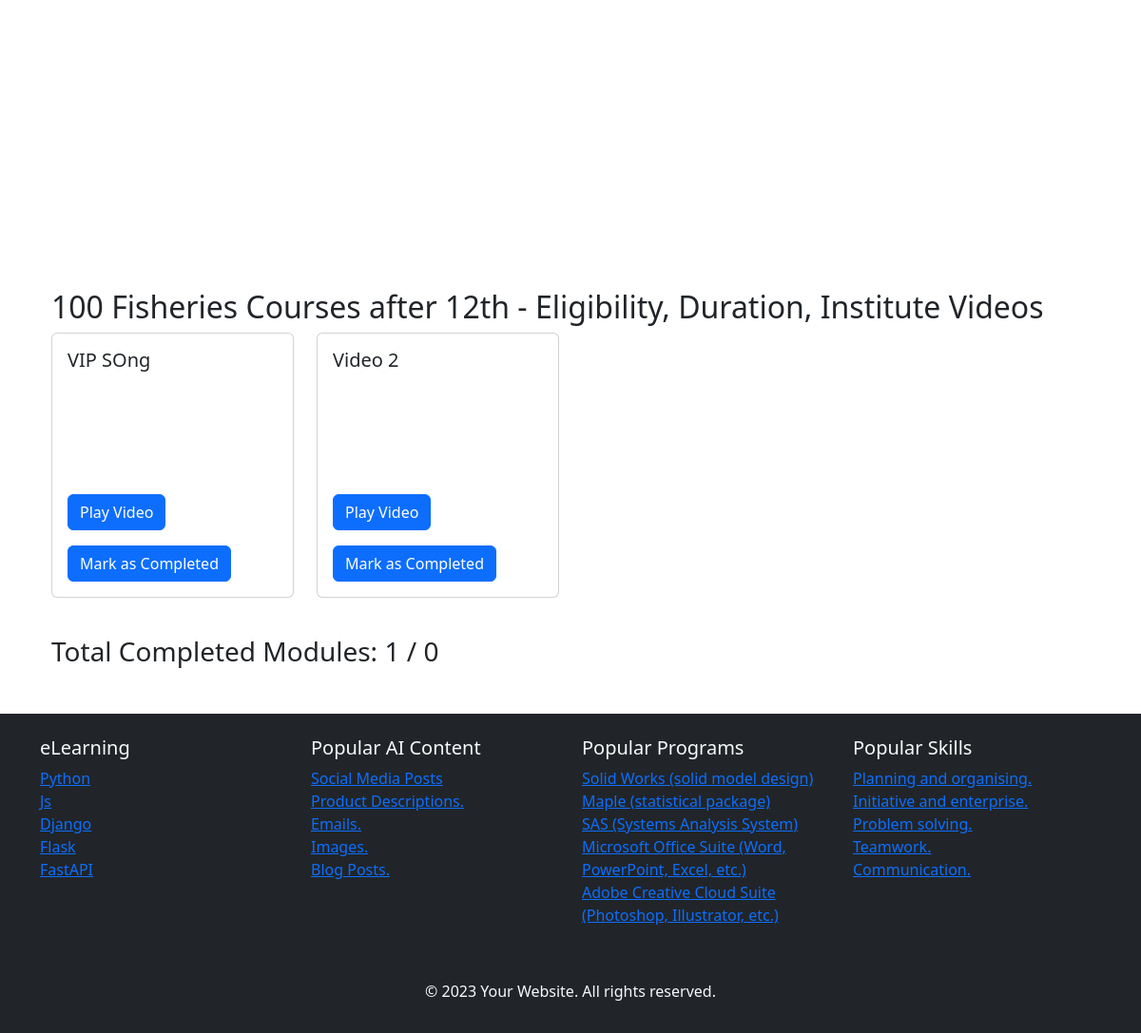
Before: /2/videos/ (signed in, lower part) with the older database file.
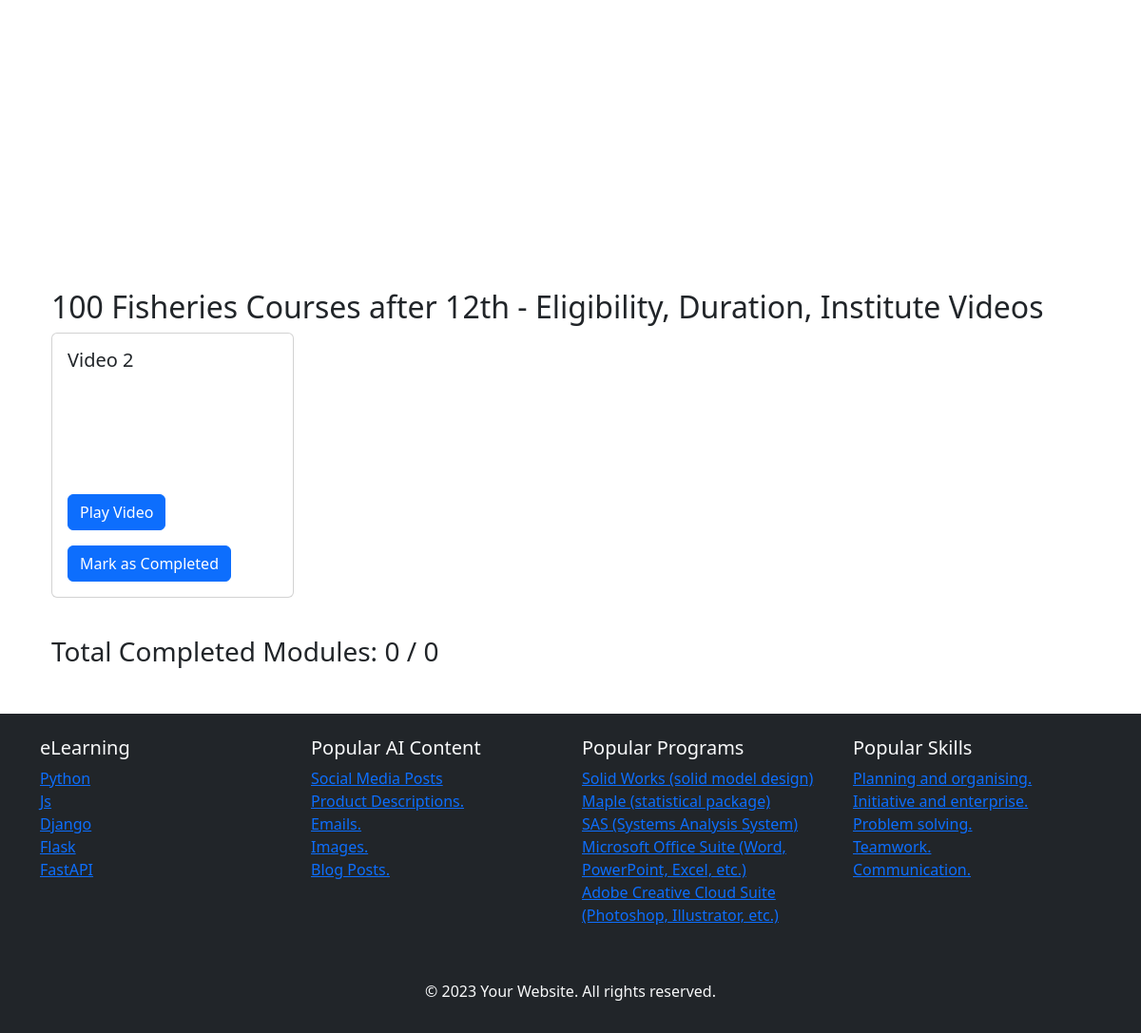
After: the same page with the newer database file.
### Course/models.py (models this page shows, shortened)
class Video(models.Model):
    course = models.ForeignKey(Course, on_delete=models.CASCADE)
    title = models.CharField(max_length=255)
    video_url = models.URLField()
    is_free = models.BooleanField(default=False)
    category = models.ForeignKey(VideoCategory, on_delete=models.CASCADE)
    order = models.PositiveIntegerField()

class Progress(models.Model):
    user = models.ForeignKey(CustomUser, on_delete=models.CASCADE)
    course = models.ForeignKey(Course, on_delete=models.CASCADE)
    completed_modules = models.PositiveIntegerField(default=0)
    video = models.ForeignKey(Video, on_delete=models.CASCADE, null=True)

### Course/views.py (the view)
# urls.py: path('<int:course_id>/videos/', course_videos, name='course_videos'),
@login_required(login_url='login')
def course_videos(request, course_id):
    course = get_object_or_404(Course, id=course_id)
    videos = Video.objects.filter(course=course).order_by('order')
    progress, created = Progress.objects.get_or_create(user=request.user, course=course)
    remaining= course.total_modules - progress.completed_modules
    completed_videos = CompletedModules.objects.filter(progress=progress, video__in=videos).values_list('video_id', flat=True)
    context = {
        'course': course,
        'videos': videos,
        'progress': progress,
        'remaining':remaining,
        'completed_videos': completed_videos,
    }
    return render(request, 'course_videos.html', context)

### Course/templates/course_videos.html (shortened to what this page needs)
{% extends 'base.html' %}
{% block content %}
  <div class="container mt-4">
    <div id="myPlot" style="height: 500px;"></div>
    <h2 class="mt-4">{{ course.title }} Videos</h2>
    <div class="row">
      {% for video in videos %}
        <div class="col-md-3">
          <div class="card mb-3">
            <div class="card-body">
              <h5 class="card-title">{{ video.title }}</h5>
              <iframe width="265" height="115" src="{{ video.video_url }}" frameborder="0" allowfullscreen></iframe>
              <div class="embed-responsive embed-responsive-16by9">
                <button type="button" class="btn btn-primary" data-bs-toggle="modal" data-bs-target="#videoModal{{ video.id }}">
                  Play Video
                </button>
              </div>
              {% if video.id in completed_videos %}
              <p class="text-success">Video Completed</p>
            {% else %}
              <a href="{% url 'course:update_progress' course_id=course.id video_id=video.id %}" class="btn btn-primary mt-3">Mark as Completed</a>
            {% endif %}
            </div>
          </div>
        </div>
      {% endfor %}
    </div>
    <div class="mt-4">
      <h3>Total Completed Modules: {{ progress.completed_modules }} / {{ course.total_modules }}</h3>
    </div>
  </div>
{% endblock %}

Changed rows visible on the page:
removed Video: title "VIP SOng", shows "Mark as Completed"
removed Progress: completed_modules "1"
added Progress: completed_modules "0"
